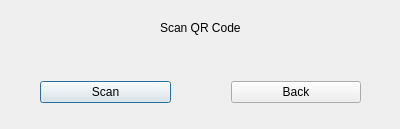
<?xml version="1.0" encoding="UTF-8"?>
<ui version="4.0">
 <class>CheckInWindow</class>
 <widget class="QDialog" name="CheckInWindow">
  <property name="geometry">
   <rect>
    <x>0</x>
    <y>0</y>
    <width>400</width>
    <height>129</height>
   </rect>
  </property>
  <property name="windowTitle">
   <string>Dialog</string>
  </property>
  <widget class="QLabel" name="label">
   <property name="geometry">
    <rect>
     <x>160</x>
     <y>20</y>
     <width>91</width>
     <height>16</height>
    </rect>
   </property>
   <property name="text">
    <string>Scan QR Code</string>
   </property>
  </widget>
  <widget class="QLabel" name="foundLabel">
   <property name="geometry">
    <rect>
     <x>120</x>
     <y>40</y>
     <width>271</width>
     <height>31</height>
    </rect>
   </property>
   <property name="text">
    <string/>
   </property>
  </widget>
  <widget class="QWidget" name="">
   <property name="geometry">
    <rect>
     <x>10</x>
     <y>80</y>
     <width>381</width>
     <height>24</height>
    </rect>
   </property>
   <layout class="QHBoxLayout" name="horizontalLayout">
    <property name="spacing">
     <number>60</number>
    </property>
    <property name="leftMargin">
     <number>30</number>
    </property>
    <property name="rightMargin">
     <number>30</number>
    </property>
    <item>
     <widget class="QPushButton" name="Scan">
      <property name="text">
       <string>Scan</string>
      </property>
     </widget>
    </item>
    <item>
     <widget class="QPushButton" name="Back">
      <property name="text">
       <string>Back</string>
      </property>
     </widget>
    </item>
   </layout>
  </widget>
 </widget>
 <resources/>
 <connections/>
</ui>
